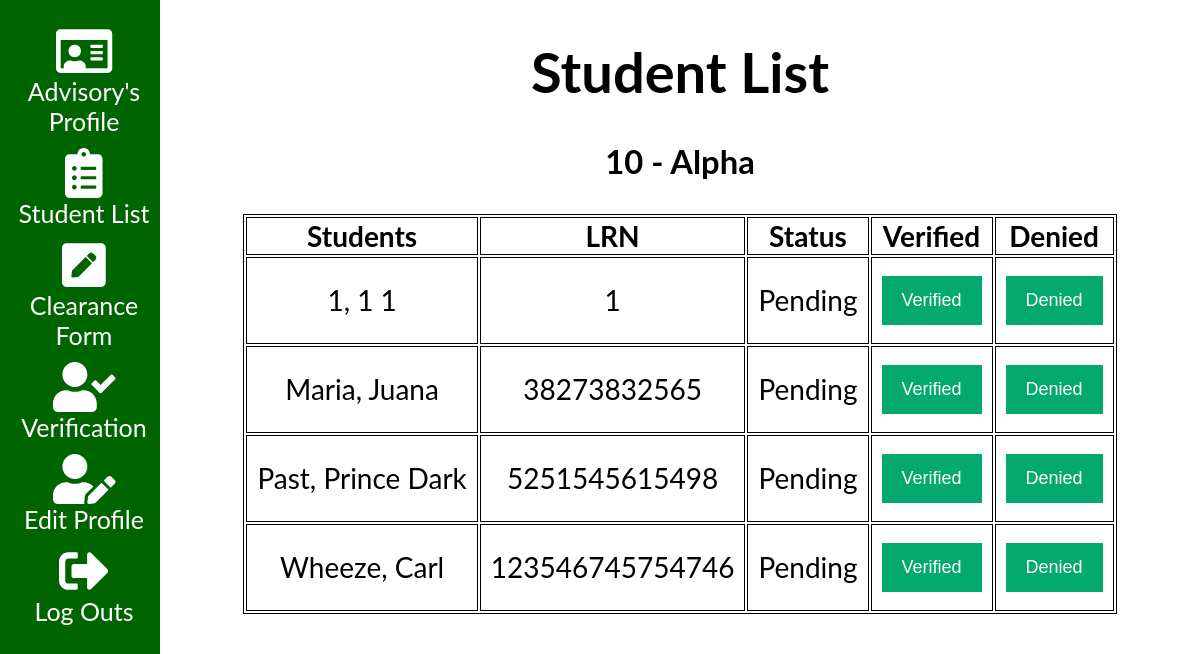
The page /verification.php (signed in) on the database its author committed.
### tables this page shows
CREATE TABLE `section` (
  `section_id` int(11) NOT NULL,
  `section_name` varchar(50) NOT NULL
);

CREATE TABLE `student` (
  `student_id` int(11) NOT NULL,
  `first_name` varchar(50) NOT NULL,
  `middle_name` varchar(50) DEFAULT NULL,
  `last_name` varchar(50) NOT NULL,
  `grade` int(2) NOT NULL,
  `section_id` int(11) NOT NULL,
  `lrn` bigint(15) NOT NULL,
  `gender` enum('Male','Female') NOT NULL,
  `contact_number` bigint(15) NOT NULL,
  `birthday` date NOT NULL,
  `address` varchar(50) NOT NULL,
  `username` varchar(50) NOT NULL,
  `password` varchar(50) NOT NULL,
  `status` enum('Pending','Verified') NOT NULL
);

### resources/plugins/verification-table.php (the view)
<?php
$student = "SELECT d.student_id, d.last_name, d.first_name,
d.middle_name, d.lrn,
d.status, c.section_name
FROM teacher a
JOIN lesson_plan b ON  a.teacher_id = b.teacher_id
JOIN section c ON b.section_id = c.section_id
JOIN student d ON b.section_id = d.section_id
WHERE a.teacher_id = $current_id
AND d.status = 'Pending'
ORDER BY d.last_name";
$result = $conn->query($student);
if ($result->num_rows > 0) {
    echo
    "
    <table class='table-list table-to-refresh'>
    <tr>
    <th>Students</th>
    <th>LRN</th>
    <th>Status</th>
    <th>Verified</th>
    <th>Denied</th>
    </tr>";
    while($row = $result->fetch_assoc()) { ?>
            <td align="center"><?php echo $row["last_name"] . ', ' . $row['first_name'] . '  ' . $row['middle_name']; ?></td>
            <td><?php echo $row["lrn"]?></td>
            <td><?php echo $row["status"]?></td>
            <td><button type='submit' name='verified' value="<?php echo $row['student_id'] ?>" onclick="refreshPage();" >Verified</button></td>
            <td><button type='submit' name='denied' value="<?php echo $row['student_id'] ?>" onclick="refreshPage();" >Denied</button></td>
      </tr><?php
    }
    echo "</table>";
    } else {
    echo "0 results";
    }
?>

### verification.php (shortened to what this page needs)
<?php
$current_id = $_SESSION['teacher_id'];
$conn = connect();
$profilesql = "SELECT c.section_id ,c.section_name FROM teacher a
JOIN lesson_plan b ON a.teacher_id = b.teacher_id
JOIN section c ON b.section_id = c.section_id
WHERE a.teacher_id = $current_id";
    $profilequery = mysqli_query($conn, $profilesql);
$row2 = mysqli_fetch_assoc($profilequery);
$section = $row2['section_name'];
$current_id = $_SESSION['teacher_id'];
?>
<!DOCTYPE html>
<html>
<head>
<link rel="stylesheet" href="resources/css/main.css">
</head>
<body>
<form method="post">
<?php include "resources/plugins/teachersidenav.php" ?>
    <div class="main">
        <center><h1>Student List</h1></center>
        <?php
        echo "<center><h3>10 - $section </h3></center>";
        include "resources/plugins/verification-table.php"
        ?>
    </div>
        </form>
</body>
</html>

### resources/css/main.css (style rules this page uses)
body { font-family: "Lato", sans-serif; }
.main { margin-left: 160px; font-size: 28px; padding: 0px 10px; }
button { background-color: #04AA6D; color: white; padding: 14px 20px; margin: 8px 0; border: none; cursor: pointer; width: 100%; text-align:center; font-family: Fontin, Arial, Verdana; font-size: 18px; }
table, th, td { border: 1px solid black; }
table { margin-top:150px; }
td { padding: 10px; text-align: center }
.table-profile, .table-list, .table-clearance { margin-left: auto; margin-right: auto; }
.table-clearance, .table-list { margin-top: auto; }
.table-list { text-align: center; }

### rows shown on the page
section: section_name "Alpha"
student: last_name "1", first_name "1", middle_name "1", lrn "1", status "Pending", $row['student_id'] 5 (drawn)
student: last_name "Maria", first_name "Juana", lrn "38273832565", status "Pending", $row['student_id'] 2 (drawn)
student: last_name "Past", first_name "Prince", middle_name "Dark", lrn "5251545615498", status "Pending", $row['student_id'] 6 (drawn)
student: last_name "Wheeze", first_name "Carl", lrn "123546745754746", status "Pending", $row['student_id'] 17 (drawn)
